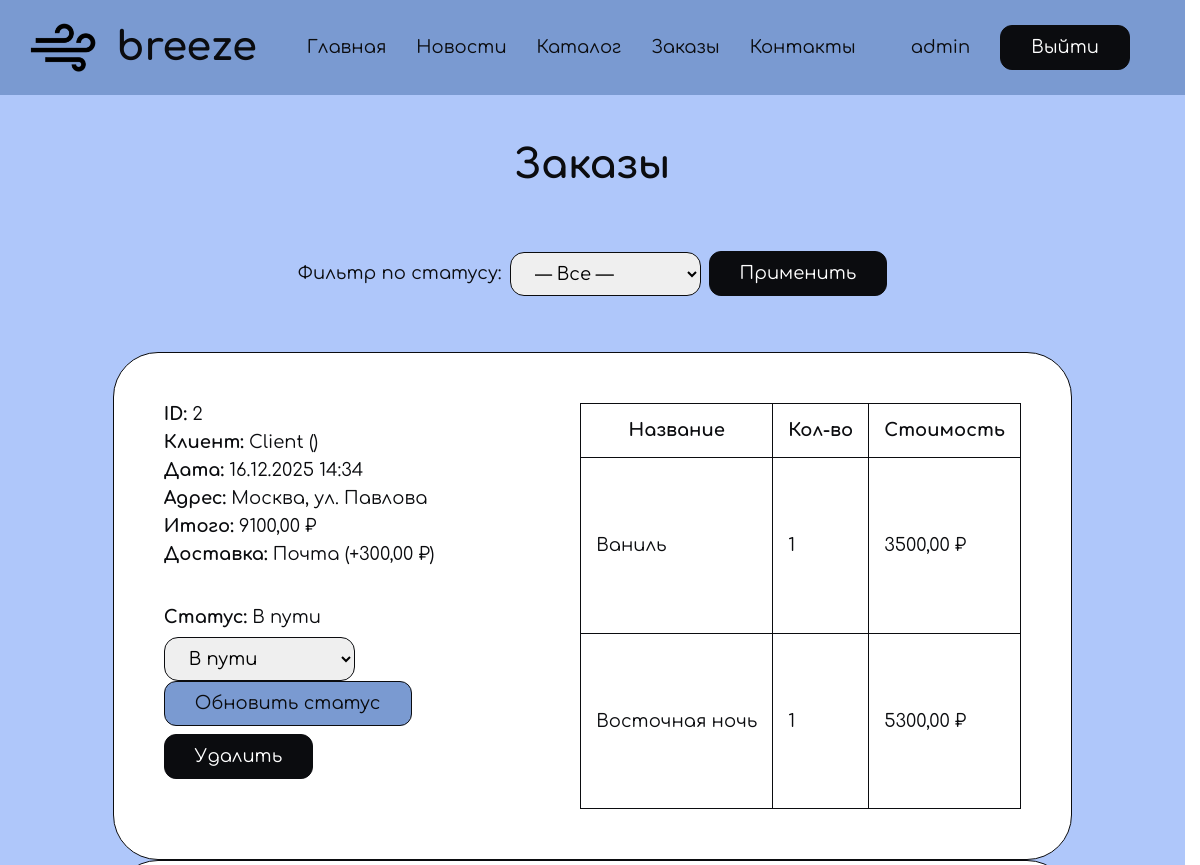
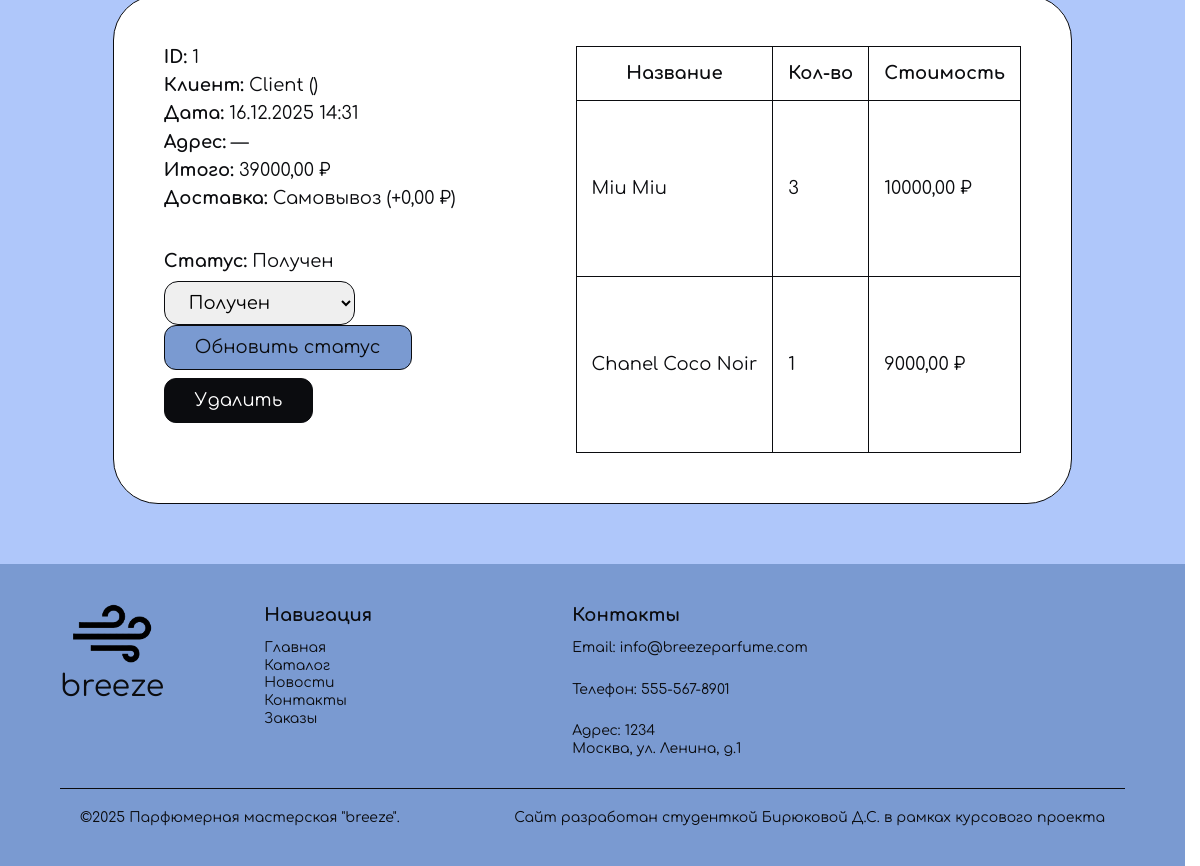
The page /orders/ (signed in) on the database as committed earlier (2 pictures, top to bottom).
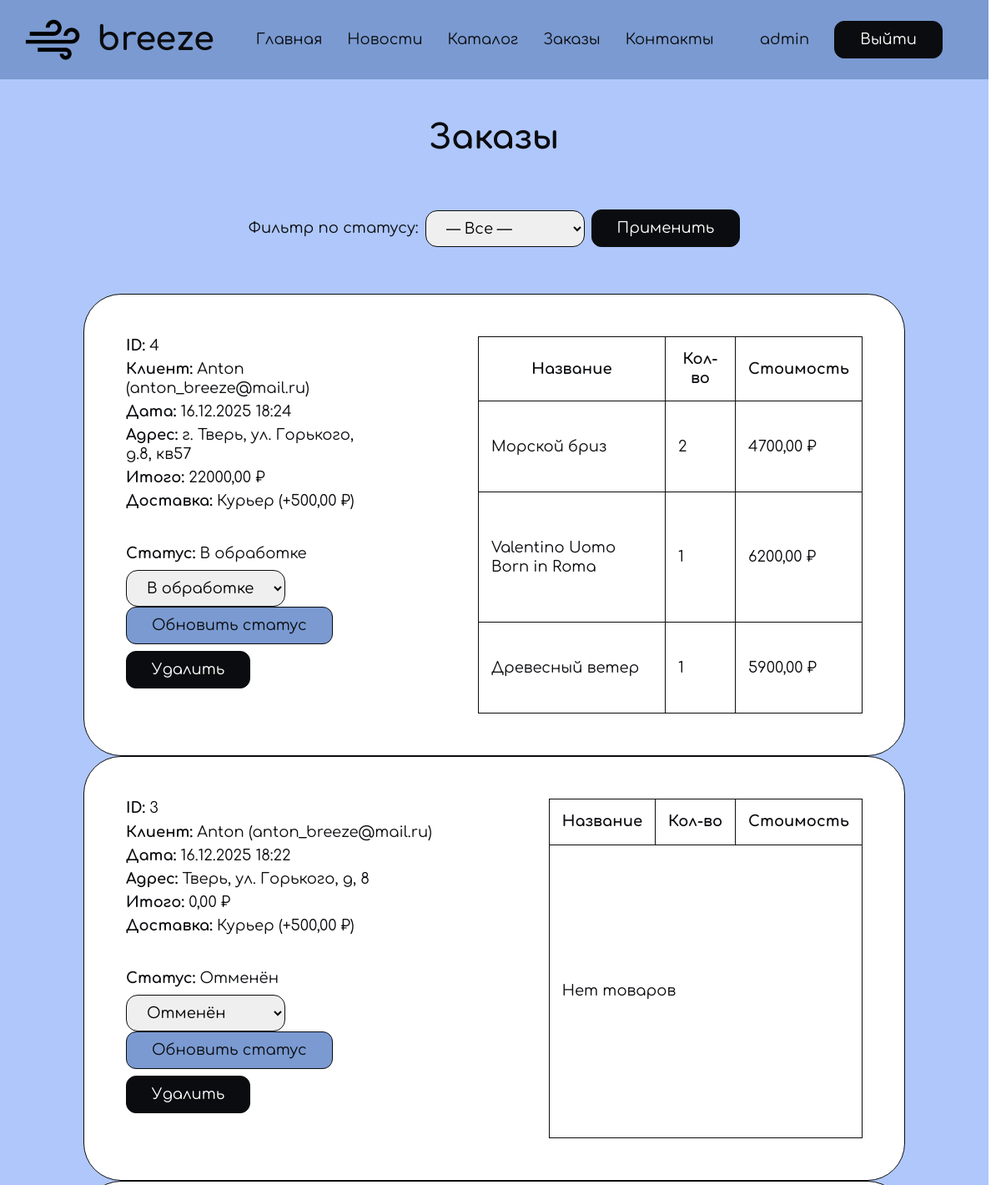
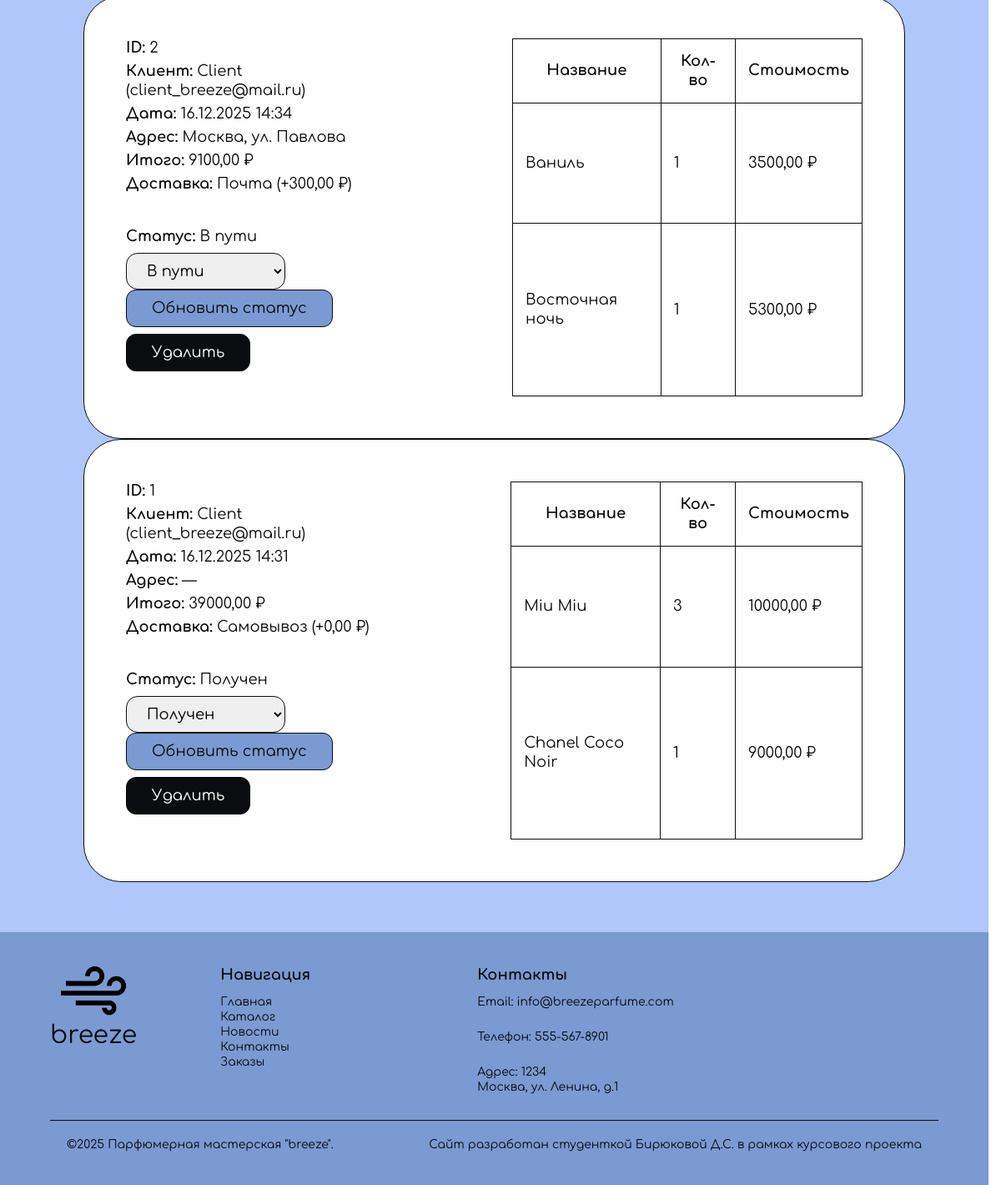
The same page on the database as committed later (2 pictures, top to bottom).
### shop/models.py (models this page shows, shortened)
class Order(models.Model):
    STATUS_CHOICES = [
        ('processing', 'В обработке'),
        ('on_the_way', 'В пути'),
        ('completed', 'Получен'),
        ('cancelled', 'Отменён'),
    ]
    DELIVERY_CHOICES = [
        ('courier', 'Курьер'),
        ('mail', 'Почта'),
        ('pickup', 'Самовывоз'),
    ]
    user = models.ForeignKey(User, null=True, blank=True, on_delete=models.SET_NULL, related_name='orders')
    created_at = models.DateTimeField(auto_now_add=True)
    address = models.TextField(blank=True)  # может быть пуст для самовывоза
    payment_method = models.CharField(max_length=50, default='card')  # можно расширить
    delivery_type = models.CharField(max_length=20, choices=DELIVERY_CHOICES, default='pickup')
    delivery_cost = models.DecimalField(max_digits=8, decimal_places=2, default=Decimal('0.00'))
    total = models.DecimalField(max_digits=12, decimal_places=2, default=Decimal('0.00'))
    status = models.CharField(max_length=20, choices=STATUS_CHOICES, default='processing')

class OrderItem(models.Model):
    order = models.ForeignKey(Order, on_delete=models.CASCADE, related_name='items')
    product = models.ForeignKey('shop.Product', null=True, blank=True, on_delete=models.SET_NULL)
    name = models.CharField(max_length=255)
    price = models.DecimalField(max_digits=10, decimal_places=2)  # цена на момент заказа
    quantity = models.PositiveIntegerField(
        default=1,
        validators=[MinValueValidator(1), MaxValueValidator(100)]
    )

class Product(models.Model):
    CAT_MONO = 'mono'
    CAT_AUTHOR = 'author'
    CAT_POPULAR = 'popular'
    CATEGORY_CHOICES = [
        (CAT_MONO, 'Моно-ароматы'),
        (CAT_AUTHOR, 'Авторские композиции'),
        (CAT_POPULAR, 'Популярные композиции'),
    ]
    name = models.CharField("Заголовок", max_length=255)
    slug = models.SlugField("Slug", max_length=255, unique=True, blank=True)
    category = models.CharField("Категория", max_length=30, choices=CATEGORY_CHOICES, default=CAT_MONO)
    description = models.TextField("Описание", blank=True)
    price = models.DecimalField("Цена", max_digits=10, decimal_places=2)
    image = models.ImageField("Изображение", upload_to='products/', null=True, blank=True)
    created_at = models.DateTimeField(auto_now_add=True)
    updated_at = models.DateTimeField(auto_now=True)
    in_stock = models.BooleanField("В наличии", default=True)
    class Meta:
        ordering = ['-created_at']

### shop/views.py (the view)
# urls.py: path('orders/', views.orders_list_view, name='orders_list'),  # для менеджера
@user_passes_test(is_manager_or_admin)
def orders_list_view(request):
    qs = Order.objects.all().order_by('-created_at')
    status = request.GET.get('status', '')  # например 'processing', 'completed', 'cancelled', ''
    q = request.GET.get('q', '').strip()
    if status and status != 'all':
        qs = qs.filter(status=status)
    if q:
        if q.isdigit():
            qs = qs.filter(pk=int(q))
        else:
            qs = qs.filter(client_email__icontains=q)  # или user__email__icontains
    context = {
        'orders': qs,
        'status': status,
        'q': q,
        'status_choices': Order.STATUS_CHOICES,
    }
    return render(request, 'shop/orders.html', context)

### accounts/context_processors.py (called while the page is built)
def user_role_flags(request):
    user = request.user
    is_manager = False
    is_client = False
    if user.is_authenticated:
        try:
            role = getattr(user, 'profile', None) and user.profile.role
        except Exception:
            role = None
        is_manager = user.is_superuser or (role == 'manager')
        is_client = (role == 'client') or (not user.is_superuser and role != 'manager')
    return {
        'is_manager': is_manager,
        'is_client': is_client,
    }

### shop/views.py (called while the page is built)
def is_manager_or_admin(user):
    try:
        return user.is_authenticated and (user.is_superuser or getattr(user.profile, 'role', '') == 'manager')
    except Exception:
        return user.is_authenticated and user.is_superuser

### shop/templates/shop/orders.html (shortened to what this page needs)
{% extends 'shop/base.html' %}
{% load static %}
{% block content %}
<main class="content">
  <section class="section container section-blue">
    <header class="section__header header-center">
      <h1 class="section__title h2">Заказы</h1>
    </header>
    <div class="section__body">
      <div class="orders">
        <div class="orders-controls" style="margin-bottom:16px;">
          <form method="get" class="orders-filter" style="display:flex; gap:8px; align-items:center;">
            <label for="status">Фильтр по статусу:</label>
            <select name="status" id="status" class="select">
              <option value="">— Все —</option>
            </select>
            <button type="submit" class="button">Применить</button>
          </form>
        </div>
        <div class="orders-list">
          {% if orders %}
              {% for order in orders %}
                <div class="order">
                  <div class="order__info" >
                    <div class="order__info-extra">
                      <div class="order__info-card">
                        <div><strong>ID:</strong> {{ order.id }}</div>
                        <div><strong>Клиент:</strong>
                          {% if order.user %}
                            {{ order.user.get_full_name|default:order.user.username }} ({{ order.user.email }})
                          {% else %}
                            Гость
                          {% endif %}
                        </div>
                        <div><strong>Дата:</strong> {{ order.created_at|date:"d.m.Y H:i" }}</div>
                        <div><strong>Адрес:</strong> {{ order.address|default:"—" }}</div>
                        <div><strong>Итого:</strong> {{ order.total }} ₽</div>
                        <div><strong>Доставка:</strong> {{ order.get_delivery_type_display }} (+{{ order.delivery_cost }} ₽)</div>
                      </div>
                      <div class="order__buttons" style="min-width:280px;">
                        <div><strong>Статус:</strong> {{ order.get_status_display }}</div>
                        <form method="post" action="{% url 'shop:order_update_status' order.id %}" style="margin-top:8px;">
                          <select id="status-{{ order.id }}" name="status" class="select">
                            {% for val,label in status_choices %}
                              <option value="{{ val }}" {% if order.status == val %}selected{% endif %}>{{ label }}</option>
                            {% endfor %}
                          </select>
                          <button type="submit" class="button button-blue">Обновить статус</button>
                        </form>
                        <form method="post" action="{% url 'shop:order_delete' order.id %}" style="margin-top:8px;">
                          <button class="button button-delete" type="submit" onclick="return confirm('Удалить заказ #{{ order.id }}?')">Удалить</button>
                        </form>
                      </div>
                    </div>
                  </div>
                  <div class="order__info-products">
                    <table>
                      <thead>
                        <tr>
                          <th>Название</th>
                          <th>Кол-во</th>
                          <th>Стоимость</th>
                        </tr>
                      </thead>
                      <tbody>
                        {% for item in order.items.all %}
                          <tr>
                            <td>{{ item.product.name|default:item.name }}</td>
                            <td>{{ item.quantity }}</td>
                            <td>{{ item.price }} ₽</td>
                          </tr>
                        {% empty %}
                          <tr><td colspan="3">Нет товаров</td></tr>
                        {% endfor %}
                      </tbody>
                    </table>
                  </div>
                </div>
              {% endfor %}
          {% else %}
            <p>Заказов пока нет.</p>
          {% endif %}
        </div>
      </div>
    </div>
  </section>
</main>
{% endblock %}

### shop/templates/shop/base.html (shortened to what this page needs)
{% load static %}
  <!doctype html>
  <html lang="ru">
  <head>
    {% load static %}
    <link rel="stylesheet" href="{% static 'styles/styles.css' %}">
  </head>
  <body>
    {% include 'shop/header.html' %}
    {% block content %}{% endblock %}
    {% include 'shop/footer.html' %}
  </body>
  </html>

### shop/templates/shop/header.html (shortened to what this page needs)
{% load static %}
<header class="header">
    <div class="header__inner container">
        <div class="header__logo">
            <a href="{% url 'shop:index' %}" class="header__logo logo">
                <img src="{% static 'images/logo.png' %}" alt="breeze" class="logo__image none" width="90" height="60"
                    loading="lazy">
            </a>
            <h2 class="header__logo-title">breeze</h2>
        </div>
        <nav class="header__menu">
            <ul class="header__menu-list">
                <li class="header__menu-item">
                    <a href="{% url 'shop:index' %}" class="header__menu-link">Главная</a>
                </li>
                <li class="header__menu-item">
                    <a href="{% url 'shop:news_list' %}" class="header__menu-link">Новости</a>
                </li>
                <li class="header__menu-item">
                    <a href="{% url 'shop:catalog' %}" class="header__menu-link">Каталог</a>
                </li>
                {% if user.is_authenticated and user.profile.role == 'manager' or user.is_superuser %}
                <li class="header__menu-item">
                    <a href="{% url 'shop:orders_list' %}" class="header__menu-link">Заказы</a>
                </li>
                {% endif %}
                <li class="header__menu-item">
                    <a href="{% url 'shop:contacts' %}" class="header__menu-link">Контакты</a>
                </li>
            </ul>
        </nav>
        <div class="header__auth">
            {% if user.is_authenticated %}
            <a href="{% url 'accounts:profile' %}" class="header__welcome">
                {{ user.first_name|default:user.username }}
            </a>
            <form method="post" action="{% url 'accounts:logout' %}" style="display:inline">
                <button type="submit" class="header__button button">Выйти</button>
            </form>
            {% else %}
            <a class="header__button button button-login" href="{% url 'accounts:login' %}">Войти</a>
            <a class="header__button button button-signup" href="{% url 'accounts:register' %}">Регистрация</a>
            {% endif %}
        </div>
    </div>
</header>

### shop/templates/shop/footer.html (shortened to what this page needs)
{% load static %}
<footer class="footer container">
        <div class="footer__inner">
            <div class="footer__body">
                <div class="footer__logo">
                    <a href="{% url 'shop:index' %}" class="footer__logo logo">
                        <img
                            src="{% static 'images/logo.png' %}"
                            alt="breeze"
                            class="logo__image none"
                            width="80" height="60" loading="lazy"
                        >
                        <p class="h3">breeze</p>
                    </a>
                </div>
                <div class="footer__body-menu">
                    <div class="footer__nav">
                        <h3 class="footer__title">Навигация</h3>
                        <nav class="footer__menu">
                            <ul class="footer__menu-list">
                                <li class="footer__menu-item">
                                    <a href="{% url 'shop:index' %}" class="footer__menu-link">Главная</a>
                                </li>
                                <li class="footer__menu-item">
                                    <a href="{% url 'shop:catalog' %}" class="footer__menu-link">Каталог</a>
                                </li>
                                <li class="footer__menu-item">
                                    <a href="{% url 'shop:news_list' %}" class="footer__menu-link">Новости</a>
                                </li>
                                <li class="footer__menu-item">
                                    <a href="{% url 'shop:contacts' %}" class="footer__menu-link">Контакты</a>
                                </li>
                                {% if user.is_staff or user.is_superuser %}
                                    <li class="footer__menu-item">
                                        <a href="{% url 'shop:orders_list' %}" class="footer__menu-link">Заказы</a>
                                    </li>
                                {% endif %}
                            </ul>
                        </nav>
                    </div>
                    <div class="footer__contacts">
                        <h3 class="footer__title">Контакты</h3>
                        <address class="footer__contacts-body">
                            <p>Email: <a href="mailto:info@positivus.com">info@breezeparfume.com</a></p>
                            <p>Телефон: <a href="tel:5555678901">555-567-8901</a></p>
                            <p>
                                Адрес: 1234 <br/>
                                Москва, ул. Ленина, д.1
                            </p>
                        </address>
                    </div>
                </div>
            </div>
            <div class="footer__extra">
                <p>©<time datetime="2025">2025</time> Парфюмерная мастерская "breeze".</p>
                <p>Сайт разработан студенткой Бирюковой Д.С. в рамках курсового проекта</p>
            </div>
        </div>
</footer>

Rows that differ between the two databases and show on the page:
added Order: id "4", user.get_full_name "Anton", user.email "anton_breeze@mail.ru", created_at "16.12.2025 18:24", address "г. Тверь, ул. Горького, д.8, кв57", total "22000,00", delivery_type "Курьер", delivery_cost "500,00", status "В обработке"
added OrderItem: product.name "Морской бриз", quantity "2", price "4700,00", shown under "4"
added OrderItem: product.name "Valentino Uomo Born in Roma", quantity "1", price "6200,00", shown under "4"
added OrderItem: product.name "Древесный ветер", quantity "1", price "5900,00", shown under "4"
added Order: id "3", user.get_full_name "Anton", user.email "anton_breeze@mail.ru", created_at "16.12.2025 18:22", address "Тверь, ул. Горького, д, 8", total "0,00", delivery_type "Курьер", delivery_cost "500,00", status "Отменён"
changed through a linked row, Order "Москва, ул. Павлова": user.email (not shown) → "client_breeze@mail.ru"
changed through a linked row, Order "Самовывоз": user.email (not shown) → "client_breeze@mail.ru"
